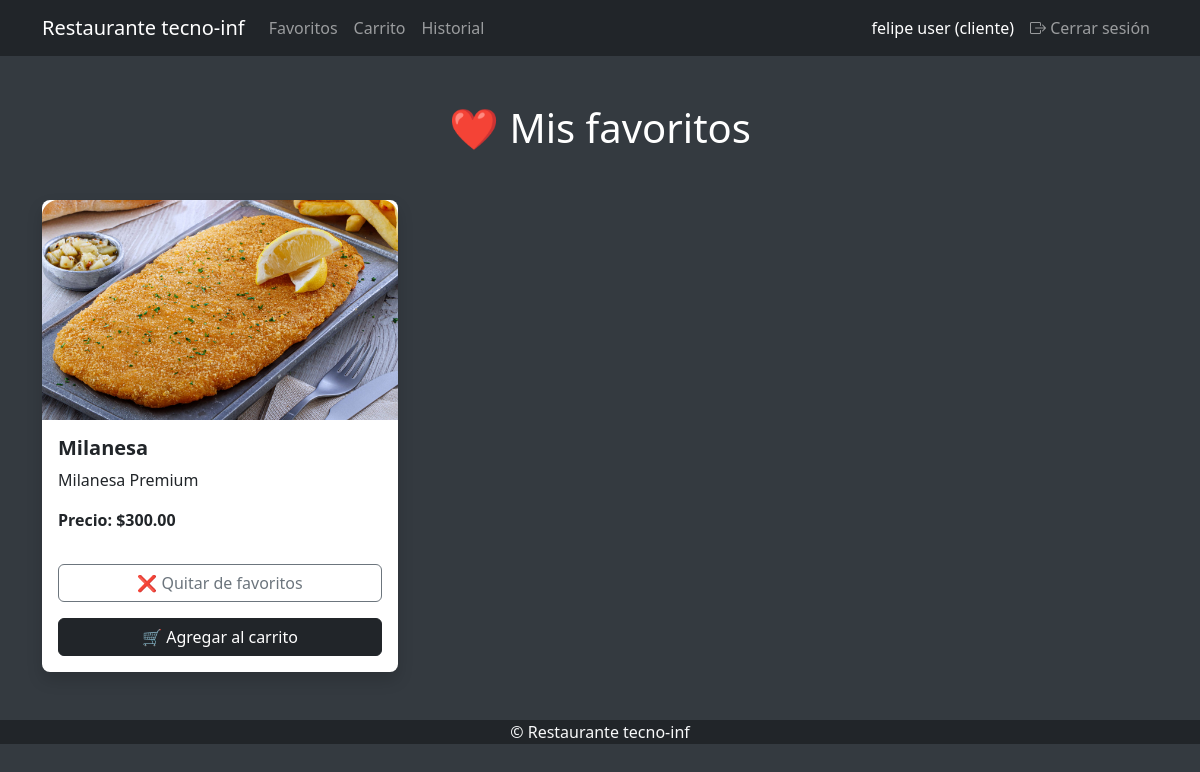
The app's page /cliente/favoritos.php (signed in) with its own data.
### tables this page shows
CREATE TABLE `menu` (
  `id` int NOT NULL AUTO_INCREMENT,
  `nombre` varchar(255) NOT NULL,
  `descripcion` varchar(255) DEFAULT NULL,
  `foto` varchar(255) DEFAULT NULL,
  `precio` decimal(10,2) NOT NULL,
  PRIMARY KEY (`id`)
);

### cliente/favoritos.php (the view, shortened to what this page needs)
<?php include $_SERVER['DOCUMENT_ROOT'] . '/header.php'; ?>
<?php include $_SERVER['DOCUMENT_ROOT'] . '/navbar.php'; ?>
<?php include $_SERVER['DOCUMENT_ROOT'] . '/bd.php'; ?>
<!DOCTYPE html>
<html lang="es">
<head>
    <link href="https://cdn.jsdelivr.net/npm/bootstrap@5.3.2/dist/css/bootstrap.min.css" rel="stylesheet">
</head>
<body>
    <div class="container my-5">
        <h1 class="text-center mb-5">❤️ Mis favoritos</h1>
        <div class="row g-4">
            <?php
            if (!isset($_SESSION['id']) || $_SESSION['tipo'] !== 'cliente') {
                echo '<p class="text-center">Por favor, inicia sesión como cliente para ver tus favoritos.</p>';
            } else {
                $cliente_id = $_SESSION['id'];
                $stmt = $conexion->prepare("
                    SELECT m.*
                    FROM menu m
                    JOIN favoritos f ON m.id = f.menu_id
                    WHERE f.cliente_id = :cliente_id
                ");
                $stmt->execute([':cliente_id' => $cliente_id]);
                $favoritos = $stmt->fetchAll(PDO::FETCH_ASSOC);
                if (count($favoritos) === 0) {
                    echo '<p class="text-center">No tienes platos favoritos aún.</p>';
                } else {
                    foreach ($favoritos as $plato) {
                        echo '<div class="col-md-4">';
                        echo '  <div class="card h-100 shadow border-0 rounded-3">';
                        echo '      <img src="/' . htmlspecialchars($plato['foto']) . '"
                                          class="card-img-top"
                                          alt="' . htmlspecialchars($plato['nombre']) . '"
                                          style="height: 220px; object-fit: cover; border-top-left-radius: 1rem; border-top-right-radius: 1rem;">';
                        echo '      <div class="card-body d-flex flex-column">';
                        echo '          <h5 class="card-title fw-bold">' . htmlspecialchars($plato['nombre']) . '</h5>';
                        echo '          <p class="card-text">' . htmlspecialchars($plato['descripcion']) . '</p>';
                        echo '          <p class="card-text mt-auto"><strong>Precio: $' . number_format($plato['precio'], 2) . '</strong></p>';
                        echo '<form method="POST" action="/agregar_favorito.php">';
                        echo '    <div class="d-grid gap-2 mt-3">';
                        echo '        <button type="submit" class="btn btn-outline-secondary">❌ Quitar de favoritos</button>';
                        echo '    </div>';
                        echo '</form>';
                        if (isset($_SESSION['tipo']) && $_SESSION['tipo'] === 'cliente') {
                            echo '<form method="post" action="/cliente/carrito.php">';
                            echo '    <div class="d-grid gap-2 mt-3">';
                            echo '        <button type="submit" class="btn btn-dark">🛒 Agregar al carrito</button>';
                            echo '    </div>';
                            echo '</form>';
                        }
                        echo '      </div>';
                        echo '  </div>';
                        echo '</div>';
                    }
                }
            }
            ?>
        </div>
    </div>
</body>
</html>
<?php include $_SERVER['DOCUMENT_ROOT'] . '/footer.php'; ?>

### cliente/favoritos.php (style rules this page uses)
body { background-color: #343a40 !important; color: white !important; }

### records on screen
menu: foto (picture), nombre "Milanesa", descripcion "Milanesa Premium", precio "300.00"

### other values on screen
$_SESSION['usuario'] "felipe user"
$_SESSION['tipo'] "cliente"
